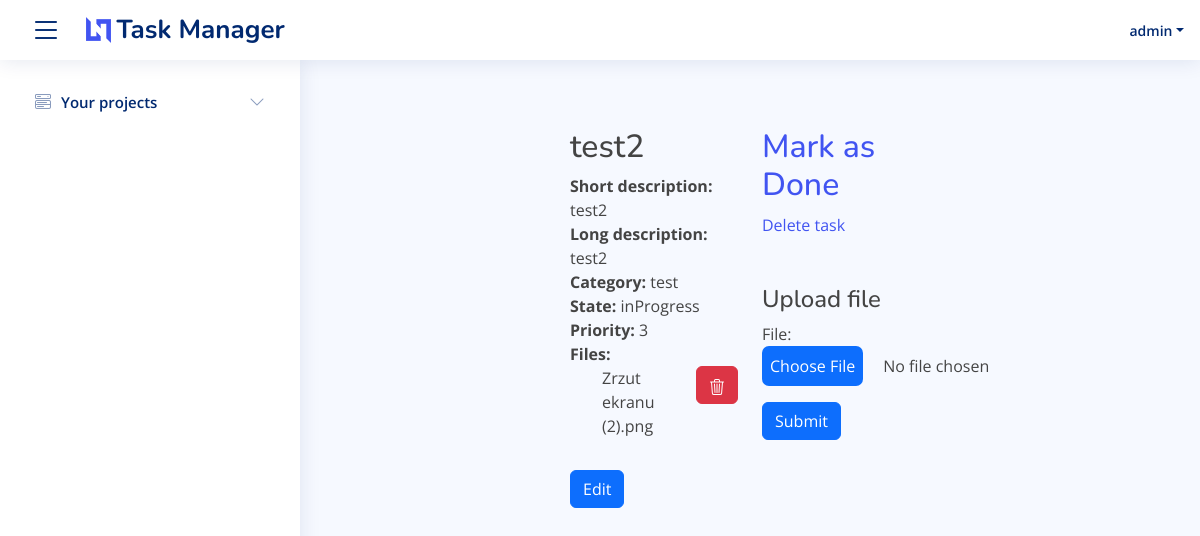
Before: /tasks/tasksList/3/taskDetail/6/ (signed in) with the older database file.
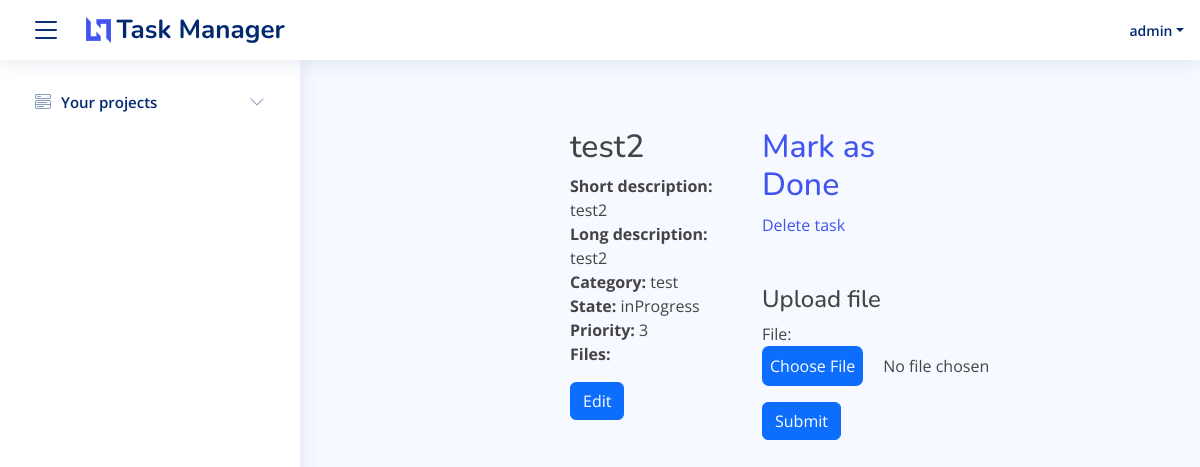
After: the same page with the newer database file.
### tasks/models.py (models this page shows, shortened)
class File(models.Model):
    name = models.CharField(max_length=100, default='')
    createdBy = models.ForeignKey(
        settings.AUTH_USER_MODEL,
        on_delete=models.CASCADE,
        default=1
    )
    originTask = models.ForeignKey(Task, on_delete=models.CASCADE)
    localisation = models.CharField(max_length=200, default='')

### tasks/views/views.py (the view)
# urls.py: path('tasksList/<int:projectId>/taskDetail/<int:taskId>/', views.taskDetail, name='taskDetail'),
@login_required
def taskDetail(request, projectId, taskId):
    projects = Project.objects.filter(createdBy=request.user)
    task = Task.objects.get(id=taskId)
    files = File.objects.filter(originTask=taskId)
    form = UploadFileForm()
    return render(request, 'taskDetail.html', {'task': task, 'form': form, 'projectId': projectId, 'projects' : projects, 'files': files})

### tasks/forms.py
class UploadFileForm(forms.Form):
    file = forms.FileField()

### templates/taskDetail.html (shortened to what this page needs)
{% extends "base.html" %}
    {% block content %}
    <div class="container-fluid p-5">
        <div class="row justify-content-center">
            <div class="col-md-3 grey">
                <h2>
                    {{ task.name }}
                </h2>
                <span class="d-block">
                    <p class="d-inline fw-bold">Short description: </p>
                    <p class="d-inline">{{ task.shortDescription }}</p>
                </span>
                <span class="d-block">
                    <p class="d-inline fw-bold">Long description: </p>
                    <p class="d-inline">{{ task.longDescription }}</p>
                </span>
                <span class="d-block">
                    <p class="d-inline fw-bold">Category: </p>
                    <p class="d-inline">{{ task.category }}</p>
                </span>
                <span class="d-block">
                    <p class="d-inline fw-bold">State: </p>
                    <p class="d-inline">{{ task.state }}</p>
                </span>
                <span class="d-block">
                    <p class="d-inline fw-bold">Priority: </p>
                    <p class="d-inline">{{ task.priority }}</p>
                </span>
                <span class="d-block">
                    <p class="d-inline fw-bold">Files: </p>
                    <p class="d-inline">
                        <ul>
                            {% for file in files %}
                                <li class="d-flex justify-content-between">
                                    <p class="d-inline">{{ file.name }}</p>
                                    <a href="{% url 'deleteFileConfirm' projectId task.id file.name %}">
                                        <button class="btn btn-danger">
                                        </button>
                                    </a>
                                </li>
                            {% endfor %}
                        </ul>
                    </p>
                </span>
                <a href="{% url 'editTask' projectId task.id %}">
                    <button class="btn btn-primary">
                        Edit
                    </button>
                </a>
            </div>
            <div class="col-md-3">
                <a href="{% url 'taskStateChange' projectId task.id %}">
                    {% if task.state == 'toDo' %}
                        <h2>
                            Mark as In Progress
                        </h2>
                    {% elif task.state == 'inProgress' %}
                        <h2>
                            Mark as Done
                        </h2>
                    {% endif %}
                </a>
                <a href="{% url 'deleteTaskConfirm' projectId task.id %}">
                    Delete task
                </a>
                <div class="row mt-5">
                    <h4>Upload file</h4>
                    <form action="{% url 'uploadFile' projectId task.id %}" method="POST" enctype="multipart/form-data">
                        <form>
                            {{ form.as_p }}
                            <button type="submit" class="btn btn-primary">Submit</button>
                        </form>
                    </form>
                </div>
            </div>
        </div>
    </div>
    {% endblock %}

Changed rows visible on the page:
removed File: name "Zrzut ekranu (2).png"
